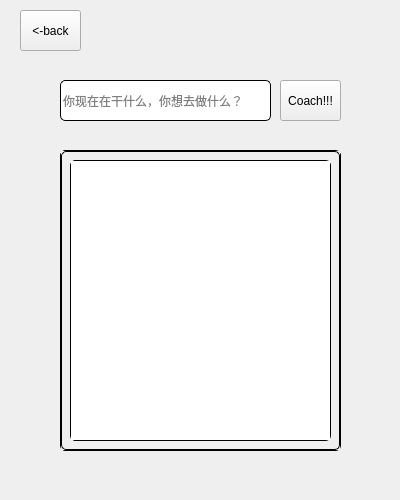
<?xml version="1.0" encoding="UTF-8"?>
<ui version="4.0">
 <class>Form</class>
 <widget class="QWidget" name="Form">
  <property name="geometry">
   <rect>
    <x>0</x>
    <y>0</y>
    <width>400</width>
    <height>500</height>
   </rect>
  </property>
  <property name="windowTitle">
   <string>Form</string>
  </property>
  <widget class="QLineEdit" name="taskLineEdit">
   <property name="geometry">
    <rect>
     <x>60</x>
     <y>80</y>
     <width>211</width>
     <height>41</height>
    </rect>
   </property>
   <property name="styleSheet">
    <string notr="true">border:1px solid black;
border-radius:5px;</string>
   </property>
   <property name="readOnly">
    <bool>false</bool>
   </property>
   <property name="placeholderText">
    <string>你现在在干什么，你想去做什么？</string>
   </property>
  </widget>
  <widget class="QScrollArea" name="stepScrollArea">
   <property name="geometry">
    <rect>
     <x>60</x>
     <y>150</y>
     <width>281</width>
     <height>301</height>
    </rect>
   </property>
   <property name="styleSheet">
    <string notr="true">border:1px solid black;
border-radius:5px;</string>
   </property>
   <property name="widgetResizable">
    <bool>true</bool>
   </property>
   <widget class="QWidget" name="stepScrollAreaWidgetContents">
    <property name="geometry">
     <rect>
      <x>0</x>
      <y>0</y>
      <width>279</width>
      <height>299</height>
     </rect>
    </property>
    <layout class="QVBoxLayout" name="verticalLayout_2">
     <item>
      <widget class="QTextBrowser" name="textBrowser">
       <property name="styleSheet">
        <string notr="true">border:1px solid black;
border-radius:5px;</string>
       </property>
      </widget>
     </item>
    </layout>
   </widget>
  </widget>
  <widget class="QToolButton" name="callCoachBtn">
   <property name="geometry">
    <rect>
     <x>280</x>
     <y>80</y>
     <width>61</width>
     <height>41</height>
    </rect>
   </property>
   <property name="cursor">
    <cursorShape>PointingHandCursor</cursorShape>
   </property>
   <property name="styleSheet">
    <string notr="true"/>
   </property>
   <property name="text">
    <string>Coach!!!</string>
   </property>
  </widget>
  <widget class="QToolButton" name="back2homeBtn">
   <property name="geometry">
    <rect>
     <x>20</x>
     <y>10</y>
     <width>61</width>
     <height>41</height>
    </rect>
   </property>
   <property name="cursor">
    <cursorShape>PointingHandCursor</cursorShape>
   </property>
   <property name="styleSheet">
    <string notr="true"/>
   </property>
   <property name="text">
    <string>&lt;-back</string>
   </property>
  </widget>
 </widget>
 <resources/>
 <connections/>
</ui>
